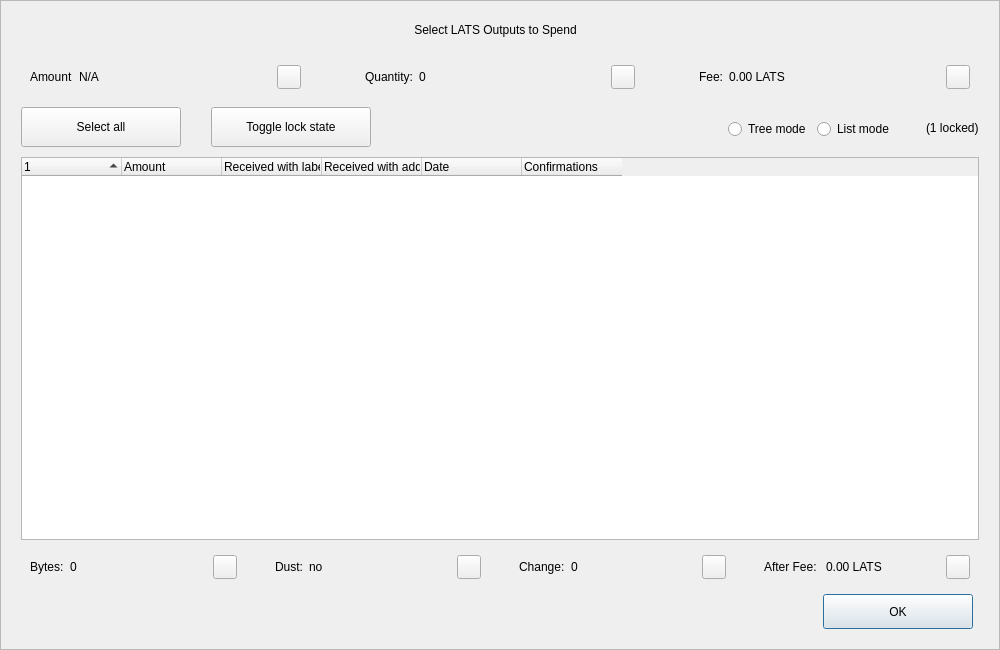
<?xml version="1.0" encoding="UTF-8"?>
<ui version="4.0">
 <class>CoinControlDialog</class>
 <widget class="QDialog" name="CoinControlDialog">
  <property name="geometry">
   <rect>
    <x>0</x>
    <y>0</y>
    <width>1000</width>
    <height>650</height>
   </rect>
  </property>
  <property name="minimumSize">
   <size>
    <width>950</width>
    <height>650</height>
   </size>
  </property>
  <property name="windowTitle">
   <string>Coin Selection</string>
  </property>
  <property name="styleSheet">
   <string notr="true"/>
  </property>
  <layout class="QVBoxLayout" name="verticalLayout">
   <property name="spacing">
    <number>0</number>
   </property>
   <property name="leftMargin">
    <number>0</number>
   </property>
   <property name="topMargin">
    <number>0</number>
   </property>
   <property name="rightMargin">
    <number>0</number>
   </property>
   <property name="bottomMargin">
    <number>0</number>
   </property>
   <item>
    <widget class="QFrame" name="frameContainer">
     <property name="toolTipDuration">
      <number>0</number>
     </property>
     <property name="frameShape">
      <enum>QFrame::StyledPanel</enum>
     </property>
     <property name="frameShadow">
      <enum>QFrame::Raised</enum>
     </property>
     <layout class="QVBoxLayout" name="verticalLayout_2">
      <property name="leftMargin">
       <number>0</number>
      </property>
      <property name="rightMargin">
       <number>0</number>
      </property>
      <property name="bottomMargin">
       <number>20</number>
      </property>
      <item>
       <layout class="QHBoxLayout" name="horizontalLayout_12">
        <property name="spacing">
         <number>0</number>
        </property>
        <property name="leftMargin">
         <number>20</number>
        </property>
        <property name="rightMargin">
         <number>30</number>
        </property>
        <item>
         <spacer name="horizontalSpacer_4">
          <property name="orientation">
           <enum>Qt::Horizontal</enum>
          </property>
          <property name="sizeHint" stdset="0">
           <size>
            <width>40</width>
            <height>20</height>
           </size>
          </property>
         </spacer>
        </item>
        <item>
         <widget class="QLabel" name="labelTitle">
          <property name="minimumSize">
           <size>
            <width>0</width>
            <height>40</height>
           </size>
          </property>
          <property name="maximumSize">
           <size>
            <width>16777215</width>
            <height>40</height>
           </size>
          </property>
          <property name="text">
           <string>Select LATS Outputs to Spend</string>
          </property>
          <property name="alignment">
           <set>Qt::AlignCenter</set>
          </property>
          <property name="margin">
           <number>7</number>
          </property>
         </widget>
        </item>
        <item>
         <spacer name="horizontalSpacer_5">
          <property name="orientation">
           <enum>Qt::Horizontal</enum>
          </property>
          <property name="sizeHint" stdset="0">
           <size>
            <width>40</width>
            <height>20</height>
           </size>
          </property>
         </spacer>
        </item>
       </layout>
      </item>
      <item>
       <layout class="QHBoxLayout" name="horizontalLayout_8">
        <property name="leftMargin">
         <number>20</number>
        </property>
        <property name="rightMargin">
         <number>20</number>
        </property>
        <item>
         <widget class="QWidget" name="layoutAmount" native="true">
          <layout class="QHBoxLayout" name="horizontalLayout_9" stretch="0,1,0">
           <item>
            <widget class="QLabel" name="labelCoinControlAmountText">
             <property name="text">
              <string>Amount</string>
             </property>
            </widget>
           </item>
           <item>
            <widget class="QLabel" name="labelCoinControlAmount">
             <property name="text">
              <string notr="true">N/A</string>
             </property>
            </widget>
           </item>
           <item alignment="Qt::AlignHCenter|Qt::AlignVCenter">
            <widget class="QPushButton" name="pushButtonAmount">
             <property name="minimumSize">
              <size>
               <width>0</width>
               <height>24</height>
              </size>
             </property>
             <property name="maximumSize">
              <size>
               <width>24</width>
               <height>26</height>
              </size>
             </property>
             <property name="focusPolicy">
              <enum>Qt::NoFocus</enum>
             </property>
             <property name="styleSheet">
              <string notr="true">padding-bottom:2px;
padding-right:4px;</string>
             </property>
             <property name="text">
              <string/>
             </property>
            </widget>
           </item>
          </layout>
         </widget>
        </item>
        <item>
         <spacer name="horizontalSpacer_2">
          <property name="orientation">
           <enum>Qt::Horizontal</enum>
          </property>
          <property name="sizeType">
           <enum>QSizePolicy::Fixed</enum>
          </property>
          <property name="sizeHint" stdset="0">
           <size>
            <width>40</width>
            <height>20</height>
           </size>
          </property>
         </spacer>
        </item>
        <item>
         <widget class="QWidget" name="layoutQuantity" native="true">
          <layout class="QHBoxLayout" name="horizontalLayout_10" stretch="0,1,0">
           <item>
            <widget class="QLabel" name="labelCoinControlQuantityText">
             <property name="text">
              <string>Quantity:</string>
             </property>
            </widget>
           </item>
           <item>
            <widget class="QLabel" name="labelCoinControlQuantity">
             <property name="text">
              <string notr="true">0</string>
             </property>
            </widget>
           </item>
           <item alignment="Qt::AlignHCenter|Qt::AlignVCenter">
            <widget class="QPushButton" name="pushButtonQuantity">
             <property name="minimumSize">
              <size>
               <width>0</width>
               <height>24</height>
              </size>
             </property>
             <property name="maximumSize">
              <size>
               <width>24</width>
               <height>26</height>
              </size>
             </property>
             <property name="focusPolicy">
              <enum>Qt::NoFocus</enum>
             </property>
             <property name="styleSheet">
              <string notr="true">padding-bottom:2px;
               padding-right:4px;</string>
             </property>
             <property name="text">
              <string/>
             </property>
            </widget>
           </item>
          </layout>
         </widget>
        </item>
        <item>
         <spacer name="horizontalSpacer_22">
          <property name="orientation">
           <enum>Qt::Horizontal</enum>
          </property>
          <property name="sizeType">
           <enum>QSizePolicy::Fixed</enum>
          </property>
          <property name="sizeHint" stdset="0">
           <size>
            <width>40</width>
            <height>20</height>
           </size>
          </property>
         </spacer>
        </item>
        <item>
         <widget class="QWidget" name="layoutFee" native="true">
          <layout class="QHBoxLayout" name="horizontalLayout_11" stretch="0,1,0">
           <item>
            <widget class="QLabel" name="labelCoinControlFeeText">
             <property name="text">
              <string>Fee:</string>
             </property>
            </widget>
           </item>
           <item>
            <widget class="QLabel" name="labelCoinControlFee">
             <property name="text">
              <string>0.00 LATS</string>
             </property>
            </widget>
           </item>
           <item alignment="Qt::AlignHCenter|Qt::AlignVCenter">
            <widget class="QPushButton" name="pushButtonFee">
             <property name="minimumSize">
              <size>
               <width>0</width>
               <height>24</height>
              </size>
             </property>
             <property name="maximumSize">
              <size>
               <width>24</width>
               <height>26</height>
              </size>
             </property>
             <property name="focusPolicy">
              <enum>Qt::NoFocus</enum>
             </property>
             <property name="styleSheet">
              <string notr="true">padding-bottom:2px;
               padding-right:4px;</string>
             </property>
             <property name="text">
              <string/>
             </property>
            </widget>
           </item>
          </layout>
         </widget>
        </item>
       </layout>
      </item>
      <item>
       <widget class="QFrame" name="frame">
        <property name="minimumSize">
         <size>
          <width>0</width>
          <height>40</height>
         </size>
        </property>
        <property name="styleSheet">
         <string notr="true">#frame {
	border:0;
}</string>
        </property>
        <property name="frameShape">
         <enum>QFrame::StyledPanel</enum>
        </property>
        <property name="frameShadow">
         <enum>QFrame::Sunken</enum>
        </property>
        <layout class="QHBoxLayout" name="horizontalLayout">
         <property name="spacing">
          <number>0</number>
         </property>
         <property name="leftMargin">
          <number>20</number>
         </property>
         <property name="topMargin">
          <number>0</number>
         </property>
         <property name="rightMargin">
          <number>20</number>
         </property>
         <property name="bottomMargin">
          <number>0</number>
         </property>
         <item>
          <layout class="QHBoxLayout" name="horizontalLayoutPanel" stretch="0,0,0,0,0,0">
           <property name="spacing">
            <number>20</number>
           </property>
           <item>
            <widget class="QPushButton" name="pushButtonSelectAll">
             <property name="sizePolicy">
              <sizepolicy hsizetype="Maximum" vsizetype="Fixed">
               <horstretch>0</horstretch>
               <verstretch>0</verstretch>
              </sizepolicy>
             </property>
             <property name="minimumSize">
              <size>
               <width>160</width>
               <height>40</height>
              </size>
             </property>
             <property name="maximumSize">
              <size>
               <width>16777215</width>
               <height>40</height>
              </size>
             </property>
             <property name="text">
              <string>Select all</string>
             </property>
             <property name="checkable">
              <bool>true</bool>
             </property>
             <property name="checked">
              <bool>false</bool>
             </property>
             <property name="autoExclusive">
              <bool>false</bool>
             </property>
             <property name="autoDefault">
              <bool>false</bool>
             </property>
            </widget>
           </item>
           <item>
            <spacer name="horizontalSpacer_6">
             <property name="orientation">
              <enum>Qt::Horizontal</enum>
             </property>
             <property name="sizeType">
              <enum>QSizePolicy::Fixed</enum>
             </property>
             <property name="sizeHint" stdset="0">
              <size>
               <width>10</width>
               <height>20</height>
              </size>
             </property>
            </spacer>
           </item>
           <item>
            <widget class="QPushButton" name="pushButtonToggleLock">
             <property name="sizePolicy">
              <sizepolicy hsizetype="Maximum" vsizetype="Fixed">
               <horstretch>0</horstretch>
               <verstretch>0</verstretch>
              </sizepolicy>
             </property>
             <property name="minimumSize">
              <size>
               <width>160</width>
               <height>40</height>
              </size>
             </property>
             <property name="maximumSize">
              <size>
               <width>16777215</width>
               <height>40</height>
              </size>
             </property>
             <property name="text">
              <string>Toggle lock state</string>
             </property>
             <property name="checkable">
              <bool>true</bool>
             </property>
             <property name="autoExclusive">
              <bool>false</bool>
             </property>
             <property name="autoDefault">
              <bool>false</bool>
             </property>
            </widget>
           </item>
           <item>
            <spacer name="horizontalSpacer_7">
             <property name="orientation">
              <enum>Qt::Horizontal</enum>
             </property>
             <property name="sizeType">
              <enum>QSizePolicy::Expanding</enum>
             </property>
             <property name="sizeHint" stdset="0">
              <size>
               <width>30</width>
               <height>20</height>
              </size>
             </property>
            </spacer>
           </item>
           <item alignment="Qt::AlignRight">
            <widget class="QGroupBox" name="groupBox_2">
             <property name="styleSheet">
              <string notr="true">#groupBox_2 {
    background-color:transparent;
    border-radius:0;
}</string>
             </property>
             <property name="title">
              <string/>
             </property>
             <layout class="QHBoxLayout" name="horizontalLayout_14">
              <item>
               <widget class="QRadioButton" name="radioTreeMode">
                <property name="sizePolicy">
                 <sizepolicy hsizetype="Maximum" vsizetype="Fixed">
                  <horstretch>0</horstretch>
                  <verstretch>0</verstretch>
                 </sizepolicy>
                </property>
                <property name="text">
                 <string>Tree mode</string>
                </property>
               </widget>
              </item>
              <item>
               <widget class="QRadioButton" name="radioListMode">
                <property name="sizePolicy">
                 <sizepolicy hsizetype="Maximum" vsizetype="Fixed">
                  <horstretch>0</horstretch>
                  <verstretch>0</verstretch>
                 </sizepolicy>
                </property>
                <property name="text">
                 <string>List mode</string>
                </property>
                <property name="checked">
                 <bool>false</bool>
                </property>
               </widget>
              </item>
             </layout>
            </widget>
           </item>
           <item>
            <widget class="QLabel" name="labelLocked">
             <property name="text">
              <string>(1 locked)</string>
             </property>
            </widget>
           </item>
          </layout>
         </item>
        </layout>
       </widget>
      </item>
      <item>
       <layout class="QHBoxLayout" name="horizontalLayout_13">
        <property name="leftMargin">
         <number>20</number>
        </property>
        <property name="rightMargin">
         <number>20</number>
        </property>
        <item>
         <widget class="CoinControlTreeWidget" name="treeWidget">
          <property name="contextMenuPolicy">
           <enum>Qt::CustomContextMenu</enum>
          </property>
          <property name="styleSheet">
           <string notr="true"/>
          </property>
          <property name="sortingEnabled">
           <bool>false</bool>
          </property>
          <property name="columnCount">
           <number>6</number>
          </property>
          <attribute name="headerShowSortIndicator" stdset="0">
           <bool>true</bool>
          </attribute>
          <attribute name="headerStretchLastSection">
           <bool>false</bool>
          </attribute>
          <column>
           <property name="text">
            <string/>
           </property>
          </column>
          <column>
           <property name="text">
            <string>Amount</string>
           </property>
          </column>
          <column>
           <property name="text">
            <string>Received with label</string>
           </property>
          </column>
          <column>
           <property name="text">
            <string>Received with address</string>
           </property>
          </column>
          <column>
           <property name="text">
            <string>Date</string>
           </property>
          </column>
          <column>
           <property name="text">
            <string>Confirmations</string>
           </property>
           <property name="toolTip">
            <string>Confirmed</string>
           </property>
          </column>
         </widget>
        </item>
       </layout>
      </item>
      <item>
       <layout class="QHBoxLayout" name="horizontalLayout_3">
        <property name="spacing">
         <number>20</number>
        </property>
        <property name="leftMargin">
         <number>20</number>
        </property>
        <property name="rightMargin">
         <number>20</number>
        </property>
        <item>
         <widget class="QWidget" name="layoutBytes" native="true">
          <layout class="QHBoxLayout" name="horizontalLayout_4" stretch="0,1,0">
           <item>
            <widget class="QLabel" name="labelCoinControlBytesText">
             <property name="text">
              <string>Bytes:</string>
             </property>
            </widget>
           </item>
           <item>
            <widget class="QLabel" name="labelCoinControlBytes">
             <property name="text">
              <string notr="true">0</string>
             </property>
            </widget>
           </item>
           <item alignment="Qt::AlignHCenter|Qt::AlignVCenter">
            <widget class="QPushButton" name="pushButtonBytes">
             <property name="minimumSize">
              <size>
               <width>0</width>
               <height>24</height>
              </size>
             </property>
             <property name="maximumSize">
              <size>
               <width>24</width>
               <height>26</height>
              </size>
             </property>
             <property name="focusPolicy">
              <enum>Qt::NoFocus</enum>
             </property>
             <property name="styleSheet">
              <string notr="true">padding-bottom:2px;
               padding-right:4px;</string>
             </property>
             <property name="text">
              <string/>
             </property>
            </widget>
           </item>
          </layout>
         </widget>
        </item>
        <item>
         <widget class="QWidget" name="layoutDust" native="true">
          <layout class="QHBoxLayout" name="horizontalLayout_5" stretch="0,1,0">
           <item>
            <widget class="QLabel" name="labelCoinControlLowOutputText">
             <property name="text">
              <string>Dust:</string>
             </property>
            </widget>
           </item>
           <item>
            <widget class="QLabel" name="labelCoinControlLowOutput">
             <property name="text">
              <string>no</string>
             </property>
            </widget>
           </item>
           <item alignment="Qt::AlignHCenter|Qt::AlignVCenter">
            <widget class="QPushButton" name="pushButtonDust">
             <property name="minimumSize">
              <size>
               <width>0</width>
               <height>24</height>
              </size>
             </property>
             <property name="maximumSize">
              <size>
               <width>24</width>
               <height>26</height>
              </size>
             </property>
             <property name="focusPolicy">
              <enum>Qt::NoFocus</enum>
             </property>
             <property name="styleSheet">
              <string notr="true">padding-bottom:2px;
               padding-right:4px;</string>
             </property>
             <property name="text">
              <string/>
             </property>
            </widget>
           </item>
          </layout>
         </widget>
        </item>
        <item>
         <widget class="QWidget" name="layoutChange" native="true">
          <layout class="QHBoxLayout" name="horizontalLayout_6" stretch="0,1,0">
           <item>
            <widget class="QLabel" name="labelCoinControlChangeText">
             <property name="text">
              <string>Change:</string>
             </property>
            </widget>
           </item>
           <item>
            <widget class="QLabel" name="labelCoinControlChange">
             <property name="text">
              <string notr="true">0</string>
             </property>
            </widget>
           </item>
           <item alignment="Qt::AlignHCenter|Qt::AlignVCenter">
            <widget class="QPushButton" name="pushButtonChange">
             <property name="minimumSize">
              <size>
               <width>0</width>
               <height>24</height>
              </size>
             </property>
             <property name="maximumSize">
              <size>
               <width>24</width>
               <height>26</height>
              </size>
             </property>
             <property name="focusPolicy">
              <enum>Qt::NoFocus</enum>
             </property>
             <property name="styleSheet">
              <string notr="true">padding-bottom:2px;
               padding-right:4px;</string>
             </property>
             <property name="text">
              <string/>
             </property>
            </widget>
           </item>
          </layout>
         </widget>
        </item>
        <item>
         <widget class="QWidget" name="layoutAfter" native="true">
          <layout class="QHBoxLayout" name="horizontalLayout_7" stretch="0,1,0">
           <item>
            <widget class="QLabel" name="labelCoinControlAfterFeeText">
             <property name="text">
              <string>After Fee: </string>
             </property>
            </widget>
           </item>
           <item>
            <widget class="QLabel" name="labelCoinControlAfterFee">
             <property name="text">
              <string>0.00 LATS</string>
             </property>
            </widget>
           </item>
           <item alignment="Qt::AlignHCenter|Qt::AlignVCenter">
            <widget class="QPushButton" name="pushButtonAlterFee">
             <property name="minimumSize">
              <size>
               <width>0</width>
               <height>24</height>
              </size>
             </property>
             <property name="maximumSize">
              <size>
               <width>24</width>
               <height>26</height>
              </size>
             </property>
             <property name="focusPolicy">
              <enum>Qt::NoFocus</enum>
             </property>
             <property name="styleSheet">
              <string notr="true">padding-bottom:2px;
               padding-right:4px;</string>
             </property>
             <property name="text">
              <string/>
             </property>
            </widget>
           </item>
          </layout>
         </widget>
        </item>
       </layout>
      </item>
      <item>
       <layout class="QHBoxLayout" name="horizontalLayout_2">
        <property name="spacing">
         <number>0</number>
        </property>
        <property name="leftMargin">
         <number>20</number>
        </property>
        <property name="rightMargin">
         <number>26</number>
        </property>
        <item>
         <spacer name="horizontalSpacer_3">
          <property name="orientation">
           <enum>Qt::Horizontal</enum>
          </property>
          <property name="sizeHint" stdset="0">
           <size>
            <width>558</width>
            <height>20</height>
           </size>
          </property>
         </spacer>
        </item>
        <item>
         <widget class="QPushButton" name="pushButtonOk">
          <property name="minimumSize">
           <size>
            <width>150</width>
            <height>35</height>
           </size>
          </property>
          <property name="text">
           <string>OK</string>
          </property>
         </widget>
        </item>
       </layout>
      </item>
     </layout>
    </widget>
   </item>
  </layout>
 </widget>
 <customwidgets>
  <customwidget>
   <class>CoinControlTreeWidget</class>
   <extends>QTreeWidget</extends>
   <header>coincontroltreewidget.h</header>
  </customwidget>
 </customwidgets>
 <resources/>
 <connections/>
</ui>
